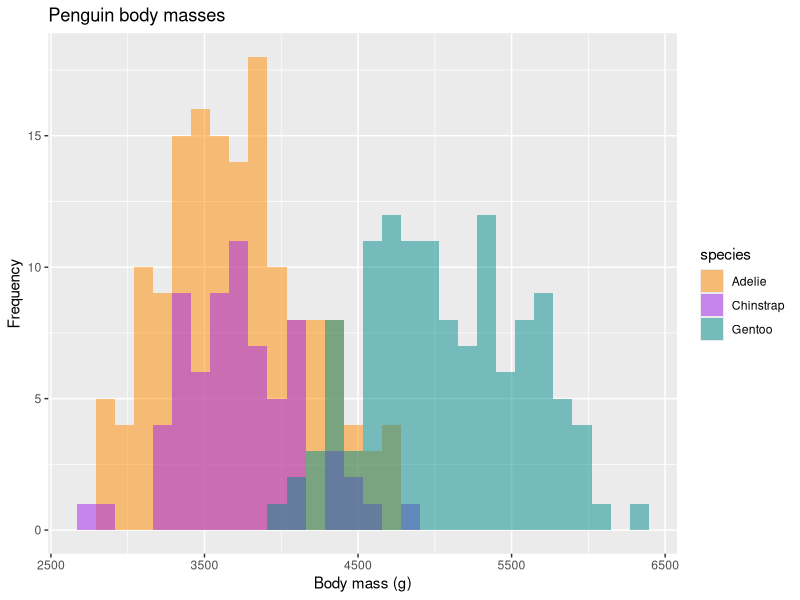

Generate this figure with R:
## ---- chunk 1
#| eval: true
#| echo: false
#| warning: false
#| message: false
#| fig-alt: "A histogram of penguin body masses where Gentoo penguins have body masses that are about 37% larger than Adelie and Chinstrap penguins."
library(ggplot2)
library(dplyr)
library(tidyr)
library(palmerpenguins)

# get mean body mass for each species ----
body_mass_means <- penguins |> 
  drop_na() |> 
  group_by(species) |> 
  summarise(mean_bm = mean(body_mass_g))

# get means of each ----
adelie_mean <- body_mass_means |> filter(species == "Adelie") |> pull(mean_bm)
chinstrap_mean <- body_mass_means |> filter(species == "Chinstrap") |> pull(mean_bm)
gentoo_mean <- body_mass_means |> filter(species == "Gentoo") |> pull(mean_bm)

# calculate what percent larger gentoo body masses are, as compared to the mean of chinstraps and adlies ----
mean_ac <- mean(adelie_mean, chinstrap_mean)
perc_larger <- ((gentoo_mean - mean_ac) / mean_ac) * 100

# create plot ----
ggplot(data = penguins, aes(x = body_mass_g, fill = species)) +
  geom_histogram(alpha = 0.5, 
                 position = "identity") +
  scale_fill_manual(values = c("darkorange","purple","cyan4")) +
  labs(x = "Body mass (g)",
       y = "Frequency",
       title = "Penguin body masses")
